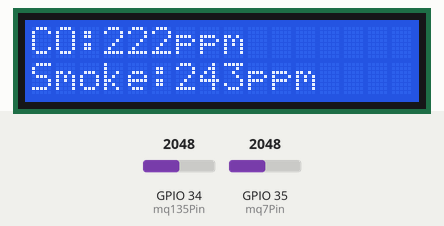
Recording of a sketch running on a simulated ESP32. On the bench: 16×2 character LCD. The inputs (shaded band) are chosen by the test bench; at power-on: GPIO 34 (mq135Pin) = 2048, GPIO 35 (mq7Pin) = 2048. WiFi joins after 1.5 s; servers stay silent unless stated; what the sketch prints to the serial monitor is not drawn.

Above: at 4.8 s.
4.9 s: GPIO 34 (mq135Pin) set to 106
At 6.7 s:
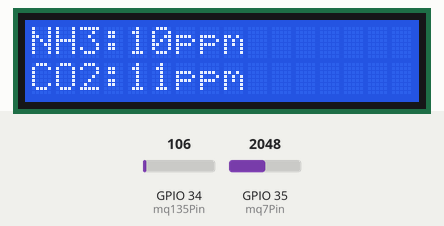
7.5 s: GPIO 34 (mq135Pin) set to 99
At 10.5 s:
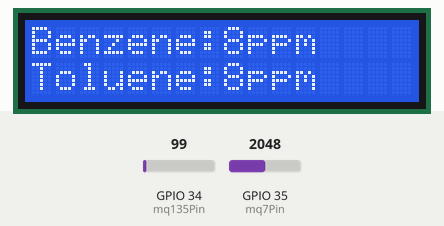
10.8 s: GPIO 35 (mq7Pin) set to 491
At 14.8 s:
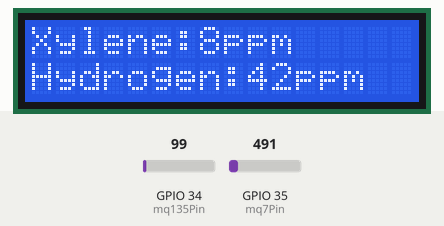
15.1 s: GPIO 35 (mq7Pin) set to 290
At 16.6 s:
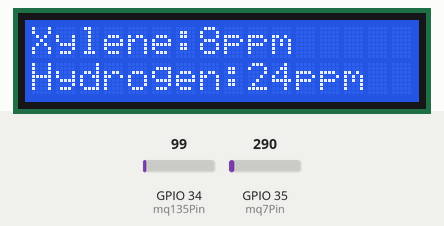
19.4 s: GPIO 35 (mq7Pin) set to 240
23.7 s: GPIO 34 (mq135Pin) set to 491
At 28.6 s:
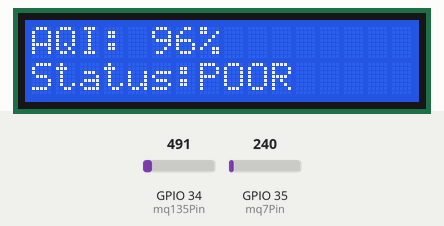
Timing chart, 0 to 29.0 s (numbered marks = the images above; inputs shaded):
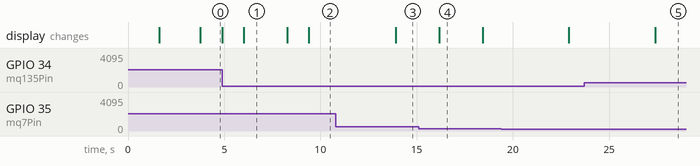

Measured:
- the behaviour switches between 100 and 99 on GPIO 34 (mq135Pin) (found by bisection; images 1 and 2)
- after the input at 4.9 s, the display: changes after 1.1 s (image 1)
- after the input at 7.5 s, the display: first changes after 0.76 s (image 2 shows a later state)
- after the input at 10.8 s, the display: changes after 3.1 s (image 3)
- after the input at 15.1 s, the display: changes after 1.1 s (image 4)
- after the input at 23.7 s, the display: changes after 3.7 s (image 5)
- what the display in image 0 shows lasts 1.1 s, from 3.8 s to 4.9 s

The sketch:

esp_code.ino
```cpp
#include <Wire.h>
#include <LiquidCrystal_I2C.h>
#include <WiFi.h>
#include <HTTPClient.h>

// LCD setup
LiquidCrystal_I2C lcd(0x27, 16, 2);

// MQ Sensor pins
const int mq7Pin = 35;
const int mq135Pin = 34;

// Wi-Fi credentials
const char* ssid = "AirFiber-Ayushman";
const char* password = "12341234@";

unsigned long lastSwitchTime = 0;
unsigned long lastDataPushTime = 0;
const unsigned long dataPushInterval = 600000; // 10 minutes in milliseconds
int page = 1;

void setup() {
  Serial.begin(9600);

  // LCD initialization
  Wire.begin(21, 22);
  lcd.init();
  lcd.backlight();

  // Connect to Wi-Fi
  WiFi.begin(ssid, password);
  Serial.print("Connecting to Wi-Fi");
  lcd.clear();
  lcd.setCursor(0, 0);
  lcd.print("Connecting WiFi");

  int attempts = 0;
  while (WiFi.status() != WL_CONNECTED && attempts < 20) {
    delay(500);
    Serial.print(".");
    attempts++;
  }

  if(WiFi.status() == WL_CONNECTED){
    Serial.println("\nWiFi Connected!");
    Serial.print("IP Address: ");
    Serial.println(WiFi.localIP());

    lcd.clear();
    lcd.setCursor(0, 0);
    lcd.print("WiFi Connected");
    lcd.setCursor(0, 1);
    lcd.print(WiFi.localIP());
    delay(2000);
  } else {
    Serial.println("\nFailed to connect to WiFi");
    lcd.clear();
    lcd.setCursor(0, 0);
    lcd.print("WiFi Failed");
    delay(2000);
  }
}

void loop() {
  // Read ADC values
  int mq7Value = analogRead(mq7Pin) / 4;    // Convert 12-bit to 10-bit
  int mq135Value = analogRead(mq135Pin) / 4;

  // Gas estimations
  int co = mq7Value / 2.3;
  int smoke = mq7Value / 2.1;
  int hydrogen = mq7Value / 2.9;

  int nh3 = mq135Value / 2.5;
  int co2 = mq135Value / 2.3;
  int benzene = mq135Value / 2.8;
  int toluene = mq135Value / 2.9;
  int xylene = mq135Value / 3.0;
  int no = mq135Value / 3.2;
  int no2 = mq135Value / 3.4;
  int nox = mq135Value / 3.5;
  int lpg = mq135Value / 3.1;

  int aqi_percent = ((mq135Value + mq7Value) / 2.0) + 5;
  String remark = "MODERATE";
  if (aqi_percent > 80) remark = "POOR";
  if (aqi_percent < 50) remark = "GOOD";

  // Serial Output
  Serial.println("----- Sensor Readings -----");
  Serial.print("NO: "); Serial.println(no);
  Serial.print("NO2: "); Serial.println(no2);
  Serial.print("NOX: "); Serial.println(nox);
  Serial.print("NH3: "); Serial.println(nh3);
  Serial.print("CO: "); Serial.println(co);
  Serial.print("BENZENE: "); Serial.println(benzene);
  Serial.print("TOLUENE: "); Serial.println(toluene);
  Serial.print("XYLENE: "); Serial.println(xylene);
  Serial.print("AQI: "); Serial.print(aqi_percent); Serial.print(" %");
  Serial.print(" | Status: "); Serial.println(remark);
  Serial.println("----------------------------\n");

  // -----------------------------
  // Send data to remote server (every 10 minutes)
  // -----------------------------
  if(WiFi.status() == WL_CONNECTED && (millis() - lastDataPushTime >= dataPushInterval)){
    HTTPClient http;
    http.begin("https://server.uemcseaiml.org/aqi-predictor/update");
    // your endpoint
    http.addHeader("Content-Type", "application/json");

    // Build JSON payload with only the keys your backend expects
    String payload = "{";
    payload += "\"NO\":" + String(no) + ",";
    payload += "\"NO2\":" + String(no2) + ",";
    payload += "\"NOX\":" + String(nox) + ",";
    payload += "\"NH3\":" + String(nh3) + ",";
    payload += "\"CO\":" + String(co) + ",";
    payload += "\"BENZENE\":" + String(benzene) + ",";
    payload += "\"TOLUENE\":" + String(toluene) + ",";
    payload += "\"XYLENE\":" + String(xylene) + ",";
    payload += "\"AQI\":" + String(aqi_percent);
    payload += "}";

    int httpResponseCode = http.POST(payload);
    Serial.print("HTTP Response code: ");
    Serial.println(httpResponseCode);
    Serial.println("Data pushed to server at: " + String(millis()/1000) + " seconds");

    http.end();

    // Update the last push time
    lastDataPushTime = millis();
  }

  // -----------------------------
  // LCD display logic
  // -----------------------------
  if (millis() - lastSwitchTime > 4000) {
    page++;
    if (page > 7) page = 1;
    lastSwitchTime = millis();
  }

  lcd.clear();
  lcd.setCursor(0, 0);

  switch (page) {
    case 1:
      lcd.print("CO:");
      lcd.print(co);
      lcd.print("ppm");
      lcd.setCursor(0, 1);
      lcd.print("Smoke:");
      lcd.print(smoke);
      lcd.print("ppm");
      break;

    case 2:
      lcd.print("NH3:");
      lcd.print(nh3);
      lcd.print("ppm");
      lcd.setCursor(0, 1);
      lcd.print("CO2:");
      lcd.print(co2);
      lcd.print("ppm");
      break;

    case 3:
      lcd.print("Benzene:");
      lcd.print(benzene);
      lcd.print("ppm");
      lcd.setCursor(0, 1);
      lcd.print("Toluene:");
      lcd.print(toluene);
      lcd.print("ppm");
      break;

    case 4:
      lcd.print("Xylene:");
      lcd.print(xylene);
      lcd.print("ppm");
      lcd.setCursor(0, 1);
      lcd.print("Hydrogen:");
      lcd.print(hydrogen);
      lcd.print("ppm");
      break;

    case 5:
      lcd.print("NO:");
      lcd.print(no);
      lcd.print("ppm");
      lcd.setCursor(0, 1);
      lcd.print("NO2:");
      lcd.print(no2);
      lcd.print("ppm");
      break;

    case 6:
      lcd.print("Sensors Active:");
      break;

    case 7:
      lcd.print("AQI: ");
      lcd.print(aqi_percent);
      lcd.print("%");
      lcd.setCursor(0, 1);
      lcd.print("Status:");
      lcd.print(remark);
      break;
  }

  delay(1000); // Short delay for responsive LCD updates
}
```
